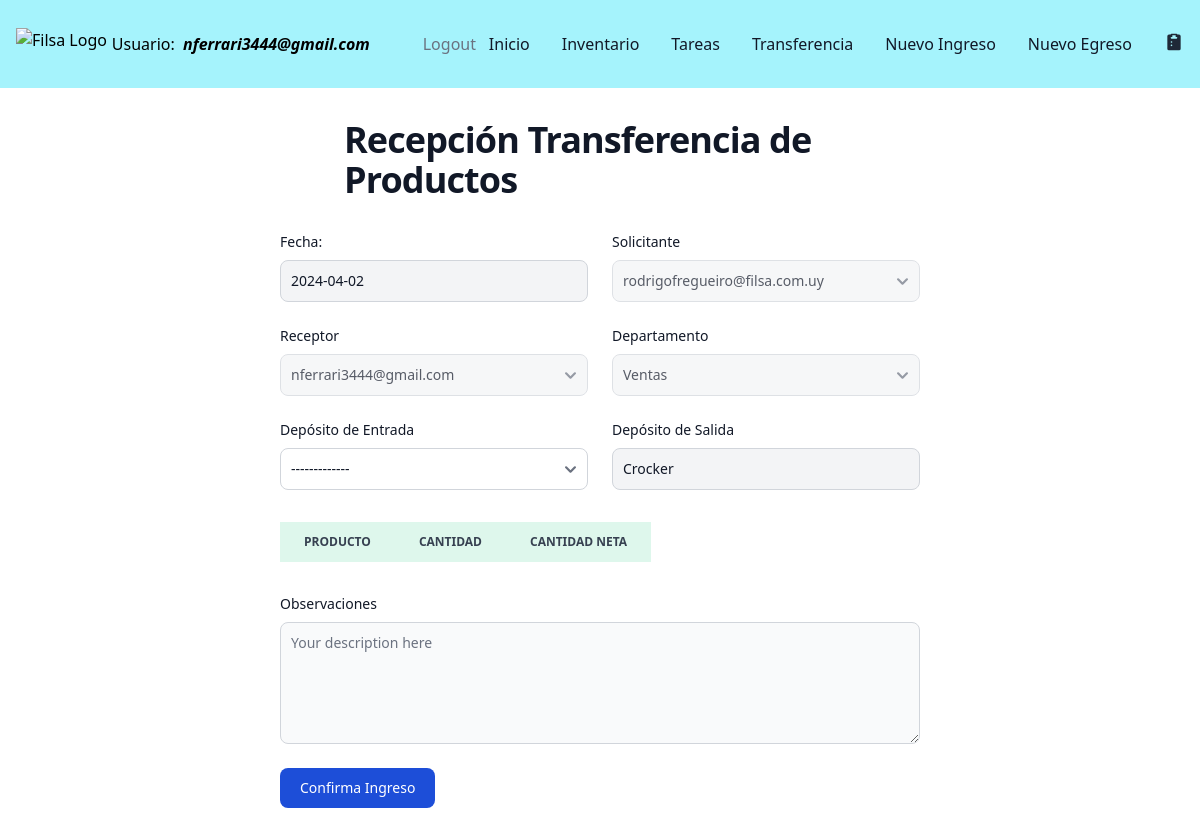
Page /transfer-reception/3 (signed in) on the earlier database version.
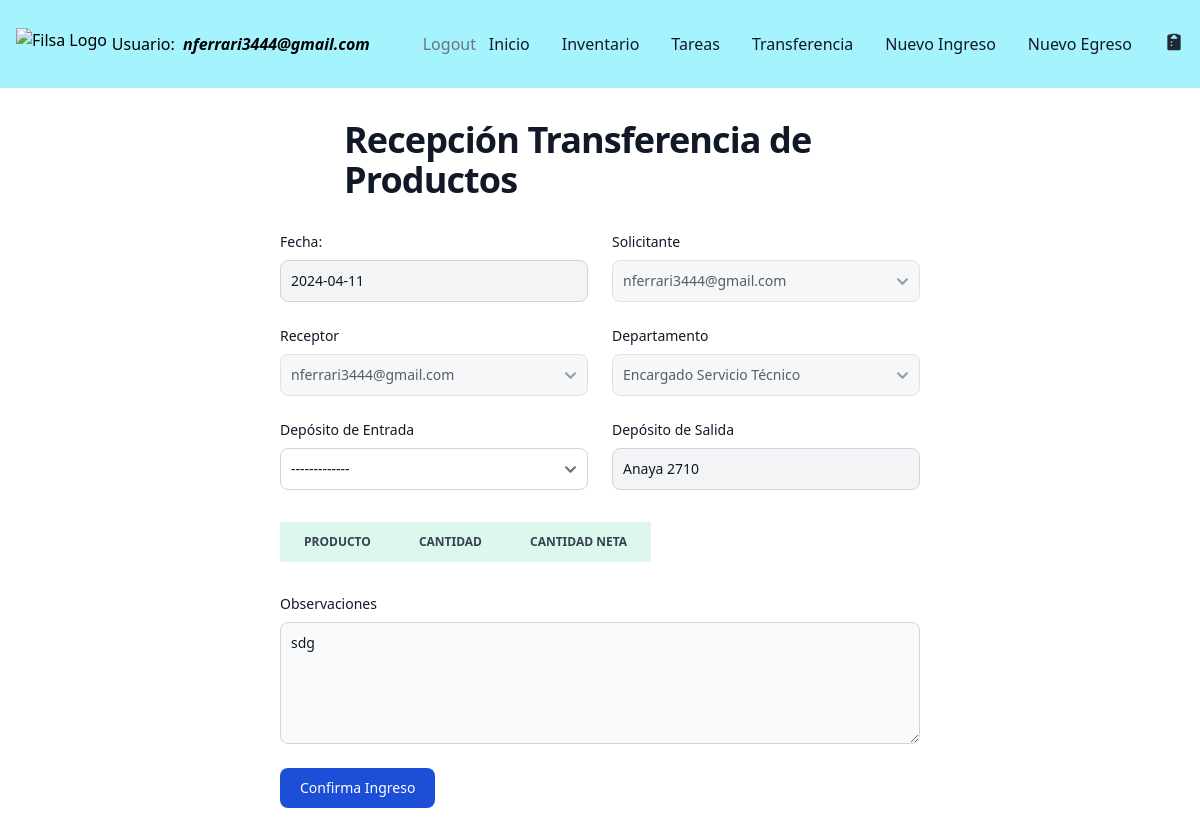
Same page on the later database version.
### filsa/models.py (models this page shows)
class Tasks(models.Model):
    STATUS = [('Pending','Pending'),
              ('Confirmed','Confirmed')]
    DEPARTMENT = [('Ventas','Ventas'),
                ('Dirección', 'Dirección'),
                ('Administración', 'Administración'),
                 ('Encargado Servicio Técnico', 'Encargado Servicio Técnico'),
                ('Servicio Técnico', 'Servicio Técnico'),
                ('Logística','Logística')
                ]
    MOTIVOSINGRESO = [('Devolución Mercadería', 'Devolución Mercadería'),
                ('Importación', 'Importación'),
                 ('Compra en Plaza', 'Compra en Plaza'),
                 ('Armado Nuevo Producto', 'Armado Nuevo Producto' )]
    MOTIVOSEGRESO = [('Servicio Técnico', 'Servicio Técnico'),
                     ('Planta de Armado', 'Planta de Armado'),
                      ('Ventas', 'Ventas'),
                       ('Mantenimiento', 'Mantenimiento') ]
    task_id = models.AutoField(primary_key=True)
    receptor = models.ForeignKey(CustomUser, on_delete=models.CASCADE, related_name='receptor',  blank=True, null=True)
    issuer = models.ForeignKey(CustomUser, on_delete=models.CASCADE, related_name='issuer', blank=True, null=True)
    status = models.CharField(max_length=30, choices= STATUS, default='Pending')
    department = models.CharField(max_length=30, choices = DEPARTMENT, default='Sales')
    date = models.DateField(verbose_name=u"Fecha")
    deliveryDate = models.DateField(verbose_name=u"Fecha", default = '1970-01-01')
    motivoIngreso = models.CharField(max_length=30, choices = MOTIVOSINGRESO) # default='Transferencia Depósitos')
    motivoEgreso = models.CharField(max_length=30, choices = MOTIVOSEGRESO) #default='Transferencia Depósitos')
    warehouseProduct = models.ForeignKey(WarehousesProduct, on_delete= models.CASCADE, blank=True, null=True)
    actionType = models.CharField(max_length=20,  default='Inbound')
    observations = models.CharField(max_length=500, null=True, blank= True)

### filsa/views.py (the view)
# urls.py: path('transfer-reception/<int:requested_id>', transferReceptionView, name='transferreception'),
@login_required
def transferReceptionView(request, requested_id):
    pendingTask = Tasks.objects.filter(task_id=requested_id).first()
    print('request is:', request.method)
    print('request product data', request.POST.get('product_0'))
    product = request.POST.get('product')
    issuer = request.POST.get('issuer')
    products = pendingTask.stockmovements_set.all()
    tasks = Tasks.objects.filter(task_id=requested_id, actionType='Transferencia').prefetch_related('stockmovements_set')
    numberOfProducts = request.POST.get('extra_field_count')
    print('number Of Produtos in Inbound Reception View is {}'.format(numberOfProducts))
    if request.method == "POST":
        form = TransferReceptionForm(request.POST, instance= pendingTask, extra= request.POST.get('extra_field_count'))
        print('form is valid', form.is_valid())
        print('form fields are', form.cleaned_data)
        if form.is_valid():
            print('el form es valido')
            department = form.cleaned_data['department']
            issuer = form.cleaned_data['issuer']
            receptor = form.cleaned_data['receptor']
            warehouse = form.cleaned_data['warehouse']
            print('warehouse in form is', warehouse)
            actionType = 'Confirma Transferencia'
            observations = form.cleaned_data['observations']
            deliveryDate = datetime.now().date()
            datalist = []
            taskToUpdate = Tasks.objects.filter(task_id=requested_id)
            taskToUpdate.update(status='Confirmed', observations=observations, deliveryDate=deliveryDate)
            taskupdated = Tasks.objects.filter(task_id = requested_id).values_list('receptor', 'issuer','status', 'motivoIngreso','motivoEgreso','warehouseProduct__name','actionType')
            print('taskupdated in view is ', taskupdated)
            task = Tasks.objects.get(task_id=requested_id)
            form.fields['warehouse'] = warehouse
            for i , product in enumerate(products):
                form.fields['producto_{}'.format(i)] = product.warehouseProduct.product.name                     #product.product.name
                form.fields['cantidad_{}'.format(i)] = product.cantidad
                netQuantity = form.cleaned_data['cantidadNeta_{}'.format(i)]
                quantity = form.fields['cantidad_{}'.format(i)]
                diffQuantity = int(quantity) - int(netQuantity)
                productdb = get_object_or_404(Product, product_id = product.warehouseProduct.product.product_id)
                print('productdb is', productdb)
                warehouseProduct = WarehousesProduct.objects.filter(product= productdb, name=warehouse)
                print('productToUPdate is', warehouseProduct)
                if warehouseProduct.exists():
                    warehouseProduct_data = WarehousesProduct.objects.get(product=productdb, name=warehouse)
                    warehouseProduct.update(quantity = F('quantity') + netQuantity, deltaQuantity = F('deltaQuantity') - diffQuantity)
                    newProduct = StockMovements(warehouseProduct =  warehouseProduct_data  ,          #     product_data,
                             actionType = actionType,
                                         cantidad= quantity, cantidadNeta=netQuantity, task = task )
                    datalist.append(newProduct)
                else:
                    newProductInDeposit= WarehousesProduct.objects.create(product=productdb, name=warehouse, quantity = quantity, deltaQuantity=  diffQuantity)
                    newProductMovement = StockMovements(warehouseProduct = newProductInDeposit,
                             actionType = actionType,
                                         cantidad= quantity, cantidadNeta=netQuantity, task = task )
                    datalist.append(newProductMovement)
                productWarehouseToDelete = WarehousesProduct.objects.filter(product = productdb, name="En Transito")
                print('productToUpdate is:', productWarehouseToDelete)
                productWarehouseToDelete.delete()
            StockMovements.objects.bulk_create(datalist)
            return redirect('/tasks/')
    else:
        form = TransferReceptionForm(instance= pendingTask ,
                                    initial={"task_id": requested_id })
    return render(request, "transferReception.html", {"form": form, 'task_id': requested_id , "tasks": tasks}) #, "numberOfProducts": len(productsToReceive)})

### filsa/models.py (called while the page is built)
    def __str__(self):
        return self.name

### filsa/templates/transferReception.html (shortened to what this page needs)
{% extends '_base.html' %}
{% load static %}
{% block content %}
<section class="bg-white dark:bg-gray-900">
    <div class="py-8 px-4 mx-auto max-w-2xl lg:py-8">
        <h1 class="flex mb-8 text-2xl sm:px-16 xl:px-15 font-extrabold leading-none tracking-tight text-gray-900 md:text-3xl lg:text-4xl dark:text-white">Recepción Transferencia de Productos</h1>
        <form id ='productsreception' action="{% url 'transferreception' task_id %}" method="POST" onsubmit="openLoader()">
            <div class="grid gap-4 sm:grid-cols-2 sm:gap-6">
                <div class="w-full">
                    <label for="brand" class="block mb-2 text-sm font-medium text-gray-900 dark:text-white">{{form.date.label_tag}}</label>
                    {{form.date}}
                    </div>
                <div>
                    <label for="solicitante" class="block mb-2 text-sm font-medium text-gray-900 dark:text-white">Solicitante</label>
                            {{form.issuer}}
                </div>
                <div>
                    <label for="solicitante" class="block mb-2 text-sm font-medium text-gray-900 dark:text-white">Receptor</label>
                            {{form.receptor}}
                </div>
                <div>
                <label for="departamento" class="block mb-2 text-sm font-medium text-gray-900 dark:text-white">Departamento</label>
                {{form.department}}
                </div>
                <div>
                    <label for="departamento" class="block mb-2 text-sm font-medium text-gray-900 dark:text-white">Depósito de Entrada</label>
                    {{form.warehouse}}
                    </div>
                    <div>
                        <label for="departamento" class="block mb-2 text-sm font-medium text-gray-900 dark:text-white">Depósito de Salida</label>
                        {{form.warehouseSalida}}
                        </div>
                </div>
                 <div class="py-8">
                 <table id="productTable" class="py-8 px-4 max-w-4xl lg:py-16 text-sm text-left rtl:text-right text-gray-500 dark:text-gray-400">
                    <thead class="text-xs text-gray-700 uppercase bg-green-100 dark:bg-gray-700 dark:text-gray-400">
                        <tr>
                            <th scope="col" class="px-6 py-3">Producto</th>
                            <th scope="col" class="px-6 py-3">Cantidad</th>
                            <th scope="col" class="px-6 py-3">Cantidad Neta</th>
                        </tr>
                    </thead>
                </table>
            </div>
                <div class="sm:col-span-2">
                    <label for="description" class="block mb-2 text-sm font-medium text-gray-900 dark:text-white">Observaciones</label>
                    {{form.observations}}
                </div>
            <button type="submit" class="inline-flex items-center px-5 py-2.5 mt-4 sm:mt-6 text-sm font-medium text-center text-white bg-primary-700 rounded-lg focus:ring-4 focus:ring-primary-200 dark:focus:ring-primary-900 hover:bg-primary-800">
                Confirma Ingreso
            </button>
        </form>
    </div>
  </section>
  {% endblock content %}

Differences in the rows shown:
changed Tasks "nferrari3444@gmail.com": date "2024-04-02" → "2024-04-11"; issuer "rodrigofregueiro@filsa.com.uy" → "nferrari3444@gmail.com"; department "Ventas" → "Encargado Servicio Técnico"; observations (not shown) → "sdg"
Other differences:
form field warehouseSalida: "Crocker" → "Anaya 2710"
